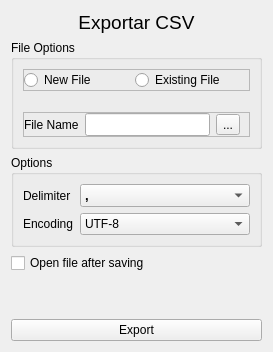
        <widget class="QWidget" name="page_7">
         <layout class="QVBoxLayout" name="verticalLayout_19">
          <item>
           <widget class="QLabel" name="label_63">
            <property name="font">
             <font>
              <pointsize>14</pointsize>
             </font>
            </property>
            <property name="text">
             <string>Exportar CSV</string>
            </property>
            <property name="alignment">
             <set>Qt::AlignCenter</set>
            </property>
           </widget>
          </item>
          <item>
           <widget class="QGroupBox" name="groupBox_14">
            <property name="title">
             <string>File Options</string>
            </property>
            <layout class="QVBoxLayout" name="verticalLayout_18">
             <property name="spacing">
              <number>21</number>
             </property>
             <item>
              <widget class="QFrame" name="frame_27">
               <property name="frameShape">
                <enum>QFrame::StyledPanel</enum>
               </property>
               <property name="frameShadow">
                <enum>QFrame::Raised</enum>
               </property>
               <layout class="QHBoxLayout" name="horizontalLayout_16">
                <property name="leftMargin">
                 <number>0</number>
                </property>
                <property name="topMargin">
                 <number>0</number>
                </property>
                <property name="bottomMargin">
                 <number>0</number>
                </property>
                <item>
                 <widget class="QRadioButton" name="new_filecsv">
                  <property name="font">
                   <font>
                    <pointsize>9</pointsize>
                   </font>
                  </property>
                  <property name="text">
                   <string>New File</string>
                  </property>
                 </widget>
                </item>
                <item>
                 <widget class="QRadioButton" name="existing_filecsv">
                  <property name="font">
                   <font>
                    <pointsize>9</pointsize>
                   </font>
                  </property>
                  <property name="text">
                   <string>Existing File</string>
                  </property>
                 </widget>
                </item>
               </layout>
              </widget>
             </item>
             <item>
              <widget class="QFrame" name="frame_28">
               <property name="frameShape">
                <enum>QFrame::StyledPanel</enum>
               </property>
               <property name="frameShadow">
                <enum>QFrame::Raised</enum>
               </property>
               <layout class="QGridLayout" name="gridLayout_12">
                <property name="leftMargin">
                 <number>0</number>
                </property>
                <property name="topMargin">
                 <number>0</number>
                </property>
                <property name="bottomMargin">
                 <number>0</number>
                </property>
                <item row="0" column="0">
                 <widget class="QLabel" name="label_57">
                  <property name="font">
                   <font>
                    <pointsize>9</pointsize>
                   </font>
                  </property>
                  <property name="text">
                   <string>File Name</string>
                  </property>
                 </widget>
                </item>
                <item row="0" column="1">
                 <widget class="QLineEdit" name="filename_csv">
                  <property name="font">
                   <font>
                    <pointsize>10</pointsize>
                   </font>
                  </property>
                 </widget>
                </item>
                <item row="0" column="2">
                 <widget class="QToolButton" name="save_btn_csv">
                  <property name="text">
                   <string>...</string>
                  </property>
                 </widget>
                </item>
               </layout>
              </widget>
             </item>
            </layout>
           </widget>
          </item>
          <item>
           <widget class="QGroupBox" name="groupBox_15">
            <property name="title">
             <string>Options</string>
            </property>
            <layout class="QFormLayout" name="formLayout_6">
             <item row="0" column="0">
              <widget class="QLabel" name="label_58">
               <property name="text">
                <string>Delimiter</string>
               </property>
              </widget>
             </item>
             <item row="0" column="1">
              <widget class="QComboBox" name="delimiter">
               <property name="font">
                <font>
                 <pointsize>10</pointsize>
                 <weight>75</weight>
                 <bold>true</bold>
                </font>
               </property>
               <item>
                <property name="text">
                 <string>,</string>
                </property>
               </item>
               <item>
                <property name="text">
                 <string>;</string>
                </property>
               </item>
               <item>
                <property name="text">
                 <string>.</string>
                </property>
               </item>
               <item>
                <property name="text">
                 <string>-</string>
                </property>
               </item>
               <item>
                <property name="text">
                 <string>_</string>
                </property>
               </item>
              </widget>
             </item>
             <item row="1" column="0">
              <widget class="QLabel" name="label_59">
               <property name="text">
                <string>Encoding</string>
               </property>
              </widget>
             </item>
             <item row="1" column="1">
              <widget class="QComboBox" name="encoding">
               <property name="font">
                <font>
                 <pointsize>9</pointsize>
                </font>
               </property>
               <item>
                <property name="text">
                 <string>UTF-8</string>
                </property>
               </item>
              </widget>
             </item>
            </layout>
           </widget>
          </item>
          <item>
           <widget class="QCheckBox" name="open_file_csv">
            <property name="text">
             <string>Open file after saving</string>
            </property>
           </widget>
          </item>
          <item>
           <spacer name="verticalSpacer_4">
            <property name="orientation">
             <enum>Qt::Vertical</enum>
            </property>
            <property name="sizeHint" stdset="0">
             <size>
              <width>20</width>
              <height>40</height>
             </size>
            </property>
           </spacer>
          </item>
          <item>
           <widget class="QPushButton" name="export_btn_csv">
            <property name="text">
             <string>Export</string>
            </property>
           </widget>
          </item>
         </layout>
         <zorder>groupBox_15</zorder>
         <zorder>groupBox_14</zorder>
         <zorder>verticalSpacer_4</zorder>
         <zorder>label_63</zorder>
         <zorder>export_btn_csv</zorder>
         <zorder>open_file_csv</zorder>
        </widget>
